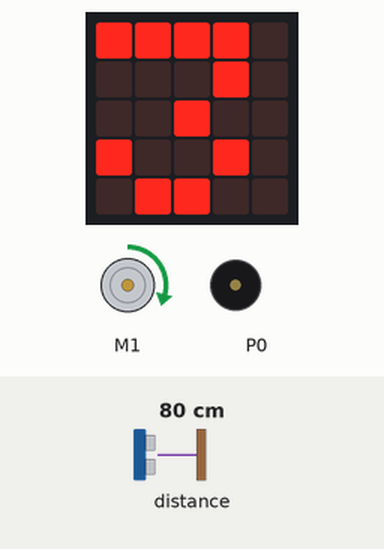
This program was run on a simulated BBC micro:bit (MakeCode). On the bench: the board's 5×5 LED display, DC motor (green arrow = forward, orange = backward, longer = faster), buzzer (waves = sounding). The inputs (shaded band) are chosen by the test bench; at power-on: distance to the obstacle 80 cm. Random numbers come from a fixed seed.

Above: at 1.9 s.
2.0 s: distance to the obstacle set to 22 cm
3.5 s: distance to the obstacle set to 18 cm
At 3.9 s:
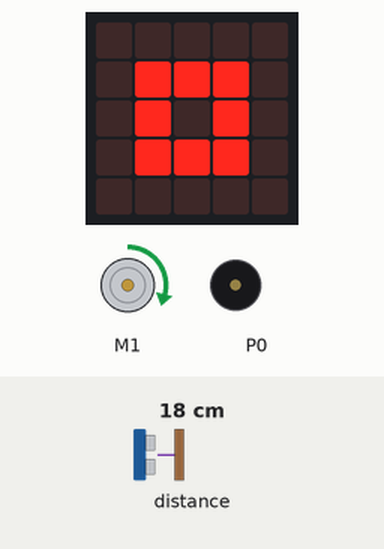
6.5 s: distance to the obstacle set to 35 cm
At 6.8 s:
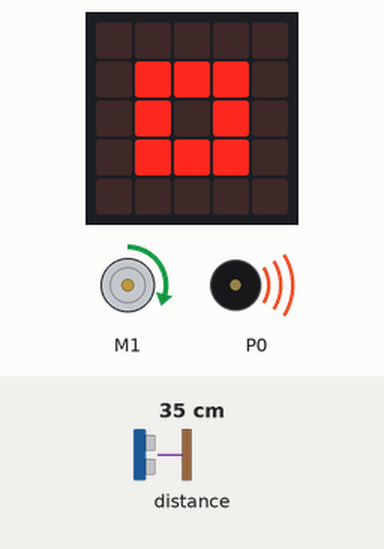
8.0 s: distance to the obstacle set to 2 cm
At 9.0 s:
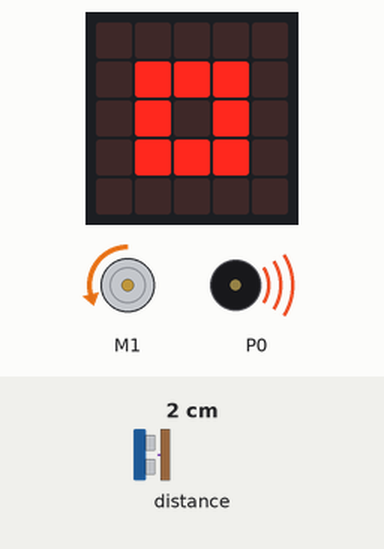
11.0 s: distance to the obstacle set to 60 cm
Timing chart, 0 to 13.5 s (numbered marks = the images above; inputs shaded):
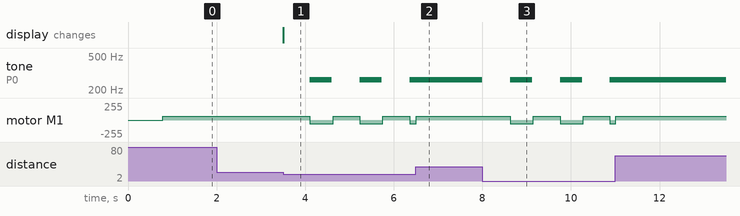

The program:

main.ts
```typescript
let vitesse = randint(50, 100)
let u = randint(1, 4) == maqueen.Ultrasonic(PingUnit.Centimeters)
let tournante = randint(1, 4)
basic.showNumber(tournante)
basic.forever(function () {
    while (maqueen.Ultrasonic(PingUnit.Centimeters) > 20) {
        maqueen.motorRun(maqueen.Motors.M1, maqueen.Dir.CW, vitesse)
    }
})
basic.forever(function () {
    maqueen.motorRun(maqueen.Motors.M1, maqueen.Dir.CW, vitesse)
    if (maqueen.Ultrasonic(PingUnit.Centimeters) < 20) {
        if (tournante == 1) {
            maqueen.servoRun(maqueen.Servos.S1, 180)
        } else if (tournante == 2) {
            maqueen.servoRun(maqueen.Servos.S2, 180)
        } else if (tournante == 3) {
            basic.showIcon(IconNames.SmallSquare)
            maqueen.motorRun(maqueen.Motors.M1, maqueen.Dir.CCW, vitesse)
            music.playTone(262, music.beat(BeatFraction.Whole))
        } else {
            maqueen.motorStop(maqueen.Motors.M1)
        }
    }
})
```

test.ts
```typescript
// les tests vont ici ; cela ne sera pas compilé si ce paquet est utilisé en tant qu'extension.
```

Measured:
- the behaviour switches between 20 and 19 cm on distance to the obstacle (found by bisection; images 0 and 1)
- after the input at 2.0 s, every drawn part: stays the same
- after the input at 3.5 s, tone on P0: alternates 262 Hz for 0.50 s and silent for 0.63 s, starting after 0.60 s; motor M1: alternates forward 58/255 for 0.60 s and backward 58/255 for 0.53 s, starting after 0.60 s; the display: changes at once (image 1)
- after the input at 8.0 s, tone on P0: alternates 262 Hz for 0.50 s and silent for 0.63 s, starting at once; motor M1: alternates forward 58/255 for 0.60 s and backward 58/255 for 0.53 s, starting after 0.63 s
